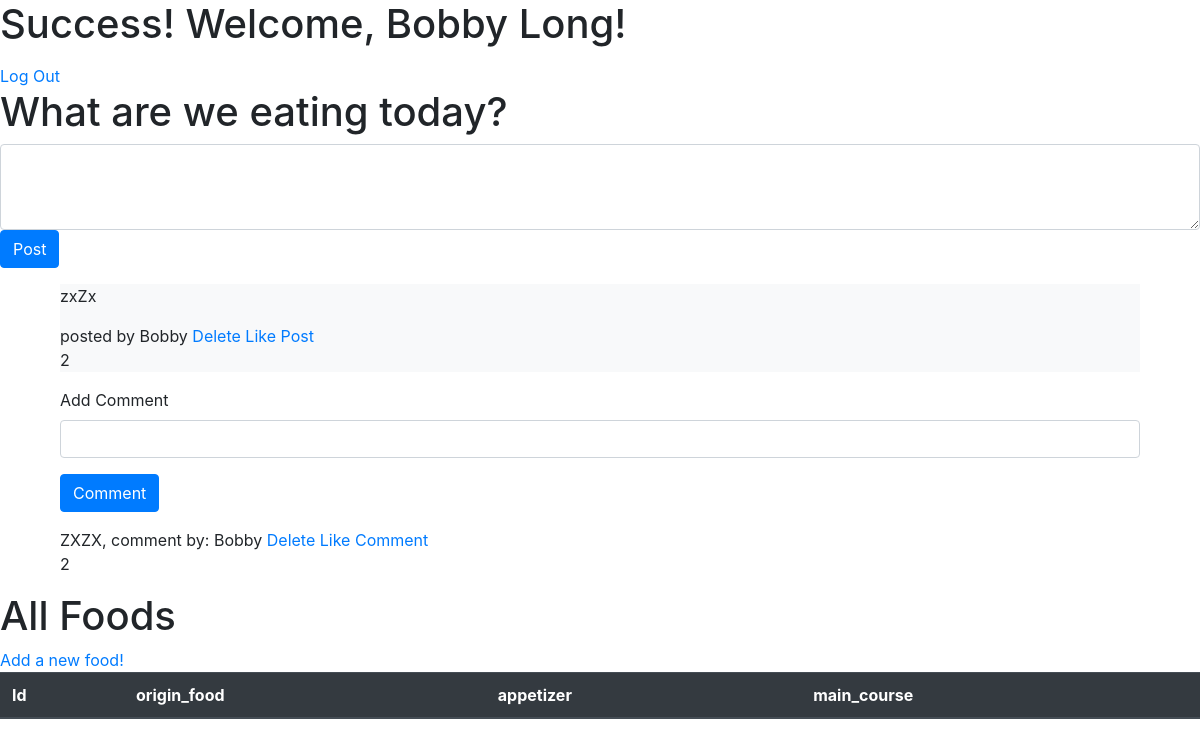
Page /home (signed in) on the earlier database version.
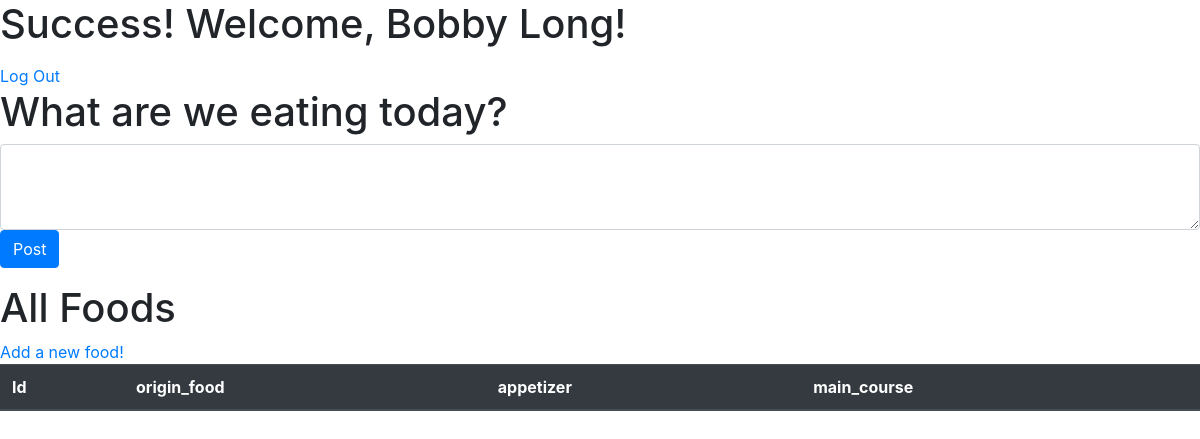
Same page on the later database version.
### login_app/models.py (models this page shows)
class User(models.Model):
    first_name = models.CharField(max_length=45)
    last_name = models.CharField(max_length=45)
    email = models.EmailField(unique=True)
    password = models.CharField(max_length=255)
    created_at = models.DateTimeField(auto_now_add=True)
    updated_at = models.DateTimeField(auto_now=True)
    objects = UserManager()

class Post(models.Model):
    content = models.CharField(max_length=255)
    posted_by = models.ForeignKey(User, related_name='user_posts', on_delete=models.CASCADE)
    created_at = models.DateTimeField(auto_now_add=True)
    updated_at = models.DateTimeField(auto_now=True)
    user_likes = models.ManyToManyField(User, related_name='like_post')
    comment_likes = models.ManyToManyField(User, related_name='like_comment')

class Comment(models.Model):
    comment = models.CharField(max_length=255)
    user = models.ForeignKey(User, related_name='comments', on_delete=models.CASCADE)
    post = models.ForeignKey(Post, related_name='comments', on_delete=models.CASCADE)
    created_at = models.DateTimeField(auto_now_add=True)
    updated_at = models.DateTimeField(auto_now=True)

### login_app/views.py (the view)
# urls.py: 2. Add a URL to urlpatterns:  path('', views.home, name='home')
def home(request):
    if 'user_id' not in request.session:
        messages.error(request,'Please Login')
        return redirect('/')
    user = User.objects.get(id=request.session['user_id'])
    posts = Post.objects.all()
    print(posts)
    context = {
        'user':user,
        'posts':posts
    }
    return render(request, "home.html", context)

### login_app/templates/home.html (shortened to what this page needs)
<html lang="en">
<head>
    <link href="https://stackpath.bootstrapcdn.com/bootstrap/4.5.0/css/bootstrap.min.css" rel="stylesheet">
    {% load static %}
    <link rel="stylesheet" href="{% static 'style.css' %}">
</head>
<body>
    <h1>Success! Welcome, {{ user.first_name }} {{ user.last_name }}!</h1>
    <a href="/logout">Log Out</a>
    <h1>What are we eating today?</h1>
    <form action="/post" method="POST">
    <textarea class="form-control" name="content" rows="3"></textarea>
    <button class="btn btn-primary">Post</button>
    </form>
    <div class="container">
        <div class="col">
            {% for post in posts reversed %}
            <div class="post">
                <div class="bg-light">
                    <p> {{ post.content }}</p>
                    posted by {{ post.posted_by.first_name }}
                    <a href="/remove-post/{{post.id}}">Delete</a>
                    <a href="/like/{{post.id}}">Like Post</a>
                    <p>{{ post.user_likes.count }}</p>
                </div>
                <div class="comment">
                    <form action="/post-comment/{{ post.id }}" method="post">
                    <div class="form-group">
                        <label>Add Comment</label>
                        <input type="text" name="comment" class="form-control">
                    </div>
                    <button class="btn btn-primary">Comment</button>
                    </form>
                    {% for comment in post.comments.all reversed %}
                    {{ comment.comment }}, comment by: {{ comment.user.first_name }}
                    <a href="/delete/{{comment.id}}">Delete</a>
                    <a href="/like-comment/{{post.id}}">Like Comment</a>
                    <p>{{ post.comment_likes.count }}</p>
                    {% endfor %}
                </div>
            </div>
            {% endfor %}
        </div>
    </div>
    <h1>All Foods</h1>
    <table class="table table-dark table-hover">
        <thead>
            <tr>
                <th>Id</th>
                <th>origin_food</th>
                <th>appetizer</th>
                <th>main_course</th>
            </tr>
        </thead>
        <a href="/food">Add a new food!</a>
    </table>
</body>
</html>

Differences in the rows shown:
removed Post: content "zxZx", posted_by.first_name "Bobby", user_likes.count "2", comment_likes.count "2"
removed Comment: comment "ZXZX", user.first_name "Bobby"
